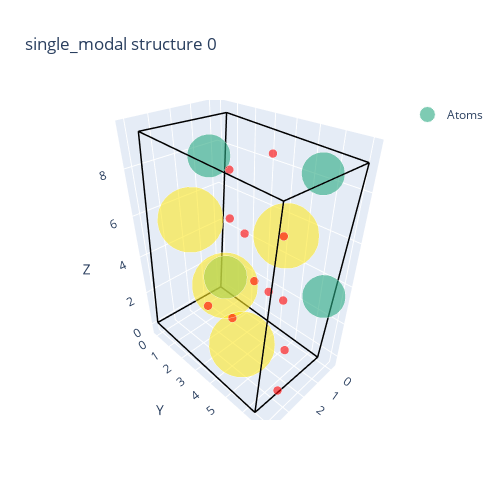

The code cell stored with this chart in its notebook:
### Code cell
# Load the xyz file
xyz_path = GHOSTING_REPO_DIR / "modal_training" / "modal_results" / "single_modal_20251202_1900_single.xyz"
atoms_list = read(str(xyz_path), index=":")
print(f"Loaded {len(atoms_list)} structures from {xyz_path}")

print(len(atoms_list))
# Visualize the first structure (change index to visualize different structures)
sample_idx = 0
sample_data = ase_atoms_to_simple_data(atoms_list[sample_idx])
plot_crystal_with_points(
    sample_data, 
    sample_idx, 
    title=f"single_modal structure {sample_idx}"
)

### Figure 1 — Plotly figure (JSON) as saved in the notebook; plotly's stock layout.template omitted (floating-point values rounded to 4 significant figures)
{"data": [{"hoverinfo": "text", "hovertext": ["A_n: 31<br>Pos: (2.81, 3.46, 4.13)", "A_n: 31<br>Pos: (2.60, 2.56, 8.80)", "A_n: 31<br>Pos: (0.60, 5.93, 8.56)", "A_n: 31<br>Pos: (0.68, 6.72, 3.82)", "A_n: 52<br>Pos: (2.69, 1.27, 5.84)", "A_n: 52<br>Pos: (0.71, 1.04, 1.15)", "A_n: 52<br>Pos: (2.86, 4.41, 1.05)", "A_n: 52<br>Pos: (0.70, 4.68, 5.69)", "A_n: -1<br>Pos: (0.56, 3.74, 8.65)", "A_n: -1<br>Pos: (3.09, 4.15, 2.55)", "A_n: -1<br>Pos: (0.72, 4.86, 2.47)", "A_n: -1<br>Pos: (2.74, 5.70, 4.65)", "A_n: -1<br>Pos: (2.68, 3.67, 6.80)", "A_n: -1<br>Pos: (2.79, 2.25, 1.82)", "A_n: -1<br>Pos: (2.69, 6.15, 7.15)", "A_n: -1<br>Pos: (2.81, 6.68, 2.43)", "A_n: -1<br>Pos: (0.65, 2.43, 4.77)", "A_n: -1<br>Pos: (2.87, 6.56, -0.07)", "A_n: -1<br>Pos: (0.58, 1.46, 7.39)", "A_n: -1<br>Pos: (0.71, 3.12, 2.55)"], "marker": {"color": ["rgb(41, 169, 130)", "rgb(41, 169, 130)", "rgb(41, 169, 130)", "rgb(41, 169, 130)", "rgb(253, 231, 37)", "rgb(253, 231, 37)", "rgb(253, 231, 37)", "rgb(253, 231, 37)", "red", "red", "red", "red", "red", "red", "red", "red", "red", "red", "red", "red"], "opacity": 0.6, "size": [30.0, 30.0, 30.0, 30.0, 45.75, 45.75, 45.75, 45.75, 6.0, 6.0, 6.0, 6.0, 6.0, 6.0, 6.0, 6.0, 6.0, 6.0, 6.0, 6.0]}, "mode": "markers", "name": "Atoms", "type": "scatter3d", "x": [2.808, 2.601, 0.5997, 0.6849, 2.685, 0.7082, 2.858, 0.7004, 0.5599, 3.089, 0.7219, 2.745, 2.677, 2.792, 2.692, 2.811, 0.6465, 2.867, 0.5792, 0.7055], "y": [3.461, 2.56, 5.933, 6.72, 1.273, 1.043, 4.411, 4.68, 3.737, 4.149, 4.862, 5.695, 3.666, 2.253, 6.146, 6.678, 2.428, 6.558, 1.455, 3.125], "z": [4.133, 8.805, 8.56, 3.821, 5.836, 1.149, 1.054, 5.69, 8.654, 2.549, 2.466, 4.649, 6.803, 1.816, 7.148, 2.428, 4.767, -0.06894, 7.395, 2.554]}, {"hoverinfo": "none", "line": {"color": "black", "width": 3}, "mode": "lines", "showlegend": false, "type": "scatter3d", "x": [0, 4.143], "y": [0, -0.05156], "z": [0, 0.1113]}, {"hoverinfo": "none", "line": {"color": "black", "width": 3}, "mode": "lines", "showlegend": false, "type": "scatter3d", "x": [0, 0.04915], "y": [0, 6.587], "z": [0, -0.3217]}, {"hoverinfo": "none", "line": {"color": "black", "width": 3}, "mode": "lines", "showlegend": false, "type": "scatter3d", "x": [0, -0.2272], "y": [0, 0.5027], "z": [0, 9.344]}, {"hoverinfo": "none", "line": {"color": "black", "width": 3}, "mode": "lines", "showlegend": false, "type": "scatter3d", "x": [4.143, 4.192], "y": [-0.05156, 6.536], "z": [0.1113, -0.2104]}, {"hoverinfo": "none", "line": {"color": "black", "width": 3}, "mode": "lines", "showlegend": false, "type": "scatter3d", "x": [4.143, 3.916], "y": [-0.05156, 0.4511], "z": [0.1113, 9.455]}, {"hoverinfo": "none", "line": {"color": "black", "width": 3}, "mode": "lines", "showlegend": false, "type": "scatter3d", "x": [0.04915, 4.192], "y": [6.587, 6.536], "z": [-0.3217, -0.2104]}, {"hoverinfo": "none", "line": {"color": "black", "width": 3}, "mode": "lines", "showlegend": false, "type": "scatter3d", "x": [0.04915, -0.178], "y": [6.587, 7.09], "z": [-0.3217, 9.022]}, {"hoverinfo": "none", "line": {"color": "black", "width": 3}, "mode": "lines", "showlegend": false, "type": "scatter3d", "x": [-0.2272, 3.916], "y": [0.5027, 0.4511], "z": [9.344, 9.455]}, {"hoverinfo": "none", "line": {"color": "black", "width": 3}, "mode": "lines", "showlegend": false, "type": "scatter3d", "x": [-0.2272, -0.178], "y": [0.5027, 7.09], "z": [9.344, 9.022]}, {"hoverinfo": "none", "line": {"color": "black", "width": 3}, "mode": "lines", "showlegend": false, "type": "scatter3d", "x": [4.192, 3.965], "y": [6.536, 7.038], "z": [-0.2104, 9.133]}, {"hoverinfo": "none", "line": {"color": "black", "width": 3}, "mode": "lines", "showlegend": false, "type": "scatter3d", "x": [3.916, 3.965], "y": [0.4511, 7.038], "z": [9.455, 9.133]}, {"hoverinfo": "none", "line": {"color": "black", "width": 3}, "mode": "lines", "showlegend": false, "type": "scatter3d", "x": [-0.178, 3.965], "y": [7.09, 7.038], "z": [9.022, 9.133]}], "layout": {"autosize": false, "height": 500, "scene": {"xaxis": {"title": {"text": "X"}}, "yaxis": {"title": {"text": "Y"}}, "zaxis": {"title": {"text": "Z"}}}, "title": {"text": "single_modal structure 0"}, "width": 500}}
